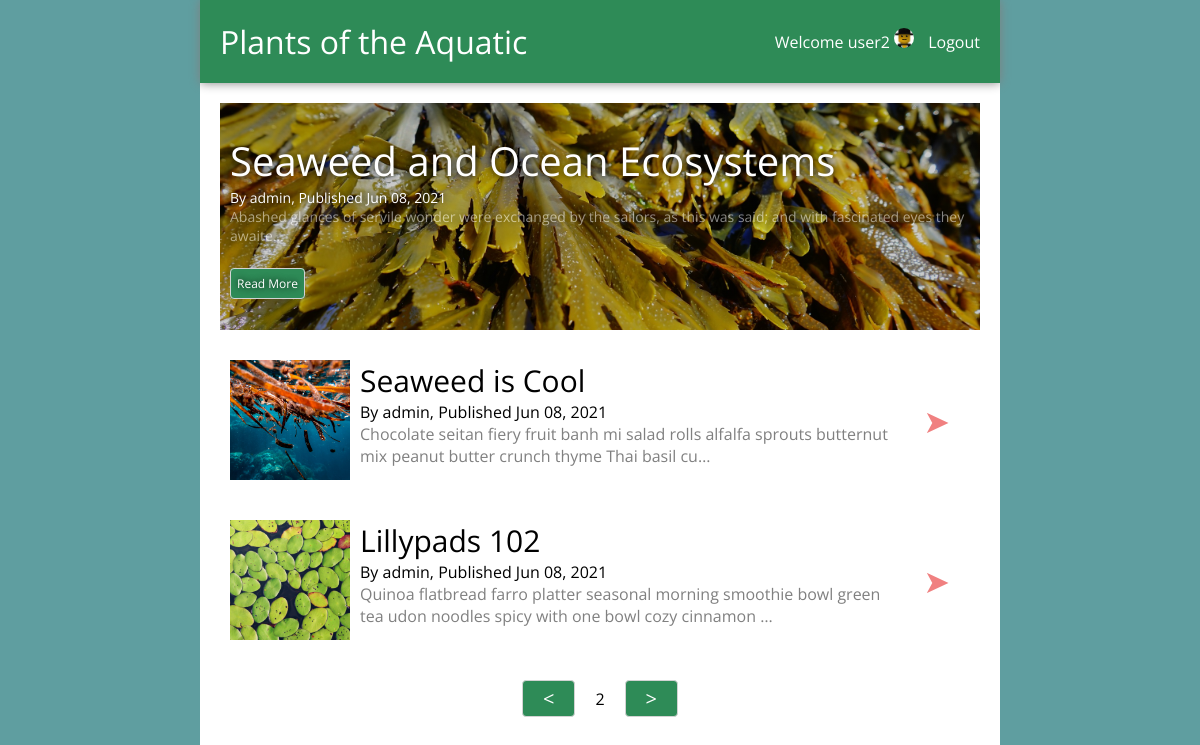
Page /?page=2 (signed in) on the committed database.
### users/models.py (models this page shows)
class User(AbstractUser):
    phone = models.CharField(max_length=20)
    photo = models.ImageField(upload_to='user_photos/')

### blogapp/models.py (models this page shows, shortened)
class BlogPost(models.Model):
    title = models.CharField(max_length=200)
    body = models.TextField()
    user = models.ForeignKey(User, on_delete=models.CASCADE, related_name='posts')
    public = models.BooleanField()
    date_created = models.DateTimeField(auto_now_add=True)
    date_edited = models.DateTimeField(auto_now=True)
    banner_image = models.ImageField(upload_to='blog_post_banners/')

### blogapp/views.py (the view)
# urls.py: path('', views.index, name='index'),
def index(request):
    blog_posts = BlogPost.objects.filter(public=True).order_by('-date_created')
    paginator = Paginator(blog_posts, 3)
    page = request.GET.get('page', 1)
    blog_posts_page = paginator.page(page)
    context = {
        'blog_posts': blog_posts_page
    }
    return render(request, 'blogapp/index.html', context)

### blogapp/templates/blogapp/index.html (shortened to what this page needs)
{% extends 'blogapp/base.html' %}
{% block title %}
    <div class="featured-post-title">{{ blog_posts.0.title }}</div>
    <div class="featured-post-author">By {{ blog_posts.0.user.username }}, Published {{ blog_posts.0.date_created | date:"M d, Y" }}</div>
    <div class="featured-post-body">{{ blog_posts.0.body | striptags |truncatechars:120 }}</div>
    <a class="btn" href="{% url 'blogapp:detail' blog_posts.0.id %}">Read More</a>
{% endblock %}
{% block content %}
<div class="post-list">
    {% for blog_post in blog_posts|slice:"1:" %}
    <a href="{% url 'blogapp:detail' blog_post.id %}" class="post">
        <div class="post-left">
            <div class="post-image" style="background-image:url('{{blog_post.banner_image.url}}')"></div>
            <div class="post-text">
                <div class="post-title">{{blog_post.title}}</div>
                <div>By {{ blog_post.user.username }}, Published {{ blog_post.date_created | date:"M d, Y" }}</div>
                <div class="post-text-preview">{{ blog_post.body | striptags |truncatechars:120 }}</div>
            </div>
        </div>
        <div class="post-icon">&#10148;</div>
    </a>
    {% endfor %}
    <div class="pagination">
        {% if blog_posts.has_previous %}
        <a class="btn" href="?page={{blog_posts.previous_page_number}}">&lt;</a>
        {% endif %}
        <span>{{ blog_posts.number }}</span>
        {% if blog_posts.has_next %}
        <a class="btn" href="?page={{blog_posts.next_page_number}}">&gt;</a>
        {% endif %}
    </div>
</div>
{% endblock %}

### blogapp/templates/blogapp/base.html (shortened to what this page needs)
{% load static %}
<!DOCTYPE html>
<html lang="en">
    <head>
    </head>
    <body>
        <div id="page">
            <nav>
                <div class="site-title">
                    <a href="{% url 'blogapp:index' %}">Plants of the Aquatic</a>
                </div>
                <div>
                    {% if user.is_authenticated %}
                        <span>Welcome {{user.username}}</span>
                        {% if user.photo %}
                        <img src="{{ user.photo.url }}"/>
                        {% else %}
                        <img src="{% static 'users/default_profile_photo.png' %}"/>
                        {% endif %}
                        <a href="{% url 'users:logout' %}">Logout</a>
                    {% else %}
                        <a href="{% url 'users:login' %}">Login</a>
                        <a href="{% url 'users:register' %}">Register</a>
                    {% endif %}
                </div>
            </nav>
            <main>
                <div class="page-title">{% block title %}{% endblock %}</div>
                {% block content %}
                {% endblock %}
            </main>
        </div>
    </body>
</html>

### blogapp/templates/blogapp/base.html (style rules this page uses)
:root { --primary-color: seagreen; --accent-color: lightcoral; --background-color: cadetblue; }
body { background-color: var(--background-color); font-family: 'Open Sans', sans-serif; margin: 0; }
nav { background-color: var(--primary-color); color:white; display:flex; flex-direction:row; justify-content:space-between; align-items: center; box-shadow: 0 0 10px grey; min-height: 60px; padding: 10px; }
.site-title { font-size: 32px; }
nav a { color:white; text-decoration: none; padding: 10px; transition: all 200ms; display:inline-block; }
nav img { width: 20px; border-radius: 20px; }
#page { background-color:white; max-width: 800px; margin: 0 auto; min-height: 100vh; }
main { padding: 20px; }
.btn { background-color: var(--primary-color); color:white; border: 1px solid lightgrey; border-radius: 4px; padding: 6px; transition: all 200ms; text-decoration:none; }
.page-title { font-size: 40px; margin-bottom: 20px; }

### rows in the picture
User: username "user2", photo (picture)
BlogPost: title "Seaweed and Ocean Ecosystems", user.username "admin", date_created "Jun 08, 2021", body "Abashed glances of servile wonder were exchanged by the sailors, as this was said; and with fascinated eyes they awaite…"
BlogPost: banner_image (picture), title "Seaweed is Cool", user.username "admin", date_created "Jun 08, 2021", body "Chocolate seitan fiery fruit banh mi salad rolls alfalfa sprouts butternut mix peanut butter crunch thyme Thai basil cu…"
BlogPost: banner_image (picture), title "Lillypads 102", user.username "admin", date_created "Jun 08, 2021", body "Quinoa flatbread farro platter seasonal morning smoothie bowl green tea udon noodles spicy with one bowl cozy cinnamon …"

### other values in the picture
{{ blog_posts.number }} "2"
